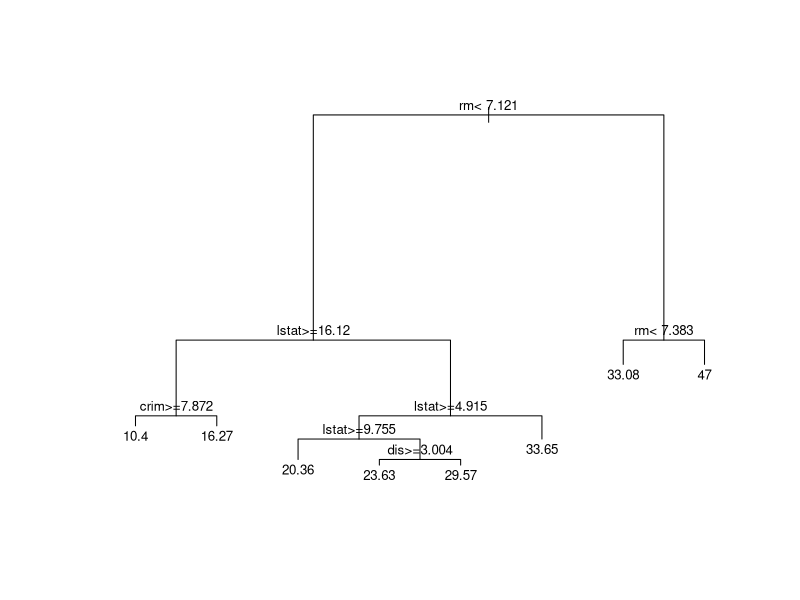
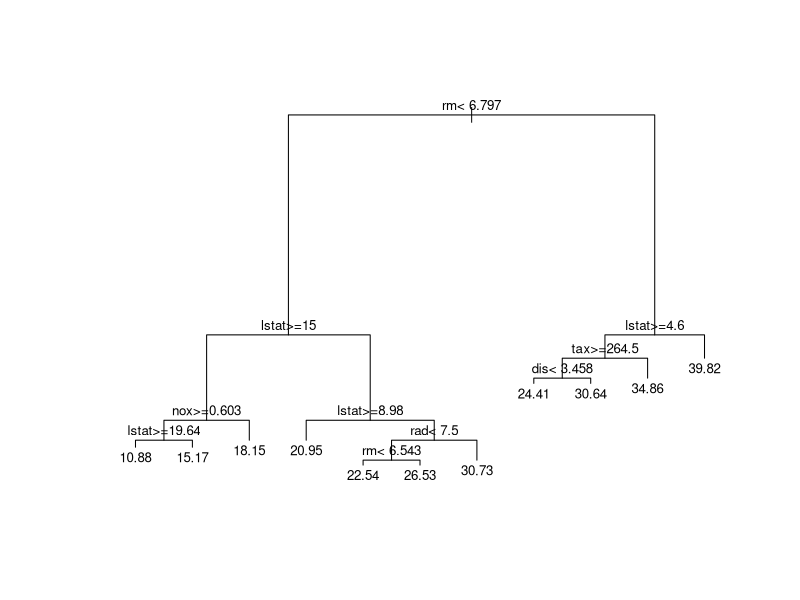

Here is the R script that generated these plots, in order:
## ---- chunk 1
knitr::opts_chunk$set(echo = TRUE)
## ---- chunk 2
# Instability of trees...
library(rpart)
data(Boston, package='MASS')
set.seed(654321)
n <- nrow(Boston)
ii <- sample(n, floor(n/2))
dat.t1 <- Boston[ -ii, ]
bos.t1 <- rpart(medv ~ ., data=dat.t1, method='anova')
plot(bos.t1, uniform=FALSE, margin=0.05)
text(bos.t1, pretty=TRUE, cex=.8)
## ---- chunk 3
dat.t2 <- Boston[ ii, ]
bos.t2 <- rpart(medv ~ ., data=dat.t2, method='anova')
plot(bos.t2, uniform=FALSE, margin=0.05)
text(bos.t2, pretty=TRUE, cex=.8)
## ---- chunk 4
# bos.lmf <- lm(medv ~ ., data=Boston)
bos.lm1 <- lm(medv ~ ., data=dat.t1)
bos.lm2 <- lm(medv ~ ., data=dat.t2)
cbind(round(coef(bos.lm1),2),
round(coef(bos.lm2),2))
## ---- chunk 5
set.seed(123456)
n <- nrow(Boston)
ii <- sample(n, floor(n/4))
dat.te <- Boston[ ii, ]
dat.tr <- Boston[ -ii, ]
## ---- chunk 6
N <- 5
myps <- array(NA, dim=c(nrow(dat.te), N))
con <- rpart.control(minsplit=3, cp=1e-3, xval=1)
## ---- chunk 7
n.tr <- nrow(dat.tr)
set.seed(123456)
for(j in 1:N) {
  ii <- sample(n.tr, replace=TRUE)
  tmp <- rpart(medv ~ ., data=dat.tr[ii, ], method='anova', control=con)
  myps[,j] <- predict(tmp, newdata=dat.te, type='vector')
}
pr.bagg <- rowMeans(myps)
with(dat.te, mean( (medv - pr.bagg)^2 ) )
## ---- chunk 8
myc <- rpart.control(minsplit=3, cp=1e-8, xval=10)
set.seed(123)
bos.to <- rpart(medv ~ ., data=dat.tr, method='anova',
                control=myc)
b <- bos.to$cptable[which.min(bos.to$cptable[,"xerror"]),"CP"]
bos.t3 <- prune(bos.to, cp=b)
pr.t3 <- predict(bos.t3, newdata=dat.te, type='vector')
with(dat.te, mean((medv - pr.t3)^2) )
## ---- chunk 9
N <- 10
myps <- array(NA, dim=c(nrow(dat.te), N))
n.tr <- nrow(dat.tr)
set.seed(123456)
for(j in 1:N) {
  ii <- sample(n.tr, replace=TRUE)
  tmp <- rpart(medv ~ ., data=dat.tr[ii, ], method='anova', control=con)
  myps[,j] <- predict(tmp, newdata=dat.te, type='vector')
}
pr.bagg <- rowMeans(myps)
with(dat.te, mean( (medv - pr.bagg)^2 ) )
## ---- chunk 10
N <- 100
myps <- array(NA, dim=c(nrow(dat.te), N))
n.tr <- nrow(dat.tr)
set.seed(123456)
for(j in 1:N) {
  ii <- sample(n.tr, replace=TRUE)
  tmp <- rpart(medv ~ ., data=dat.tr[ii, ], method='anova', control=con)
  myps[,j] <- predict(tmp, newdata=dat.te, type='vector')
}
pr.bagg <- rowMeans(myps)
with(dat.te, mean( (medv - pr.bagg)^2 ) )
